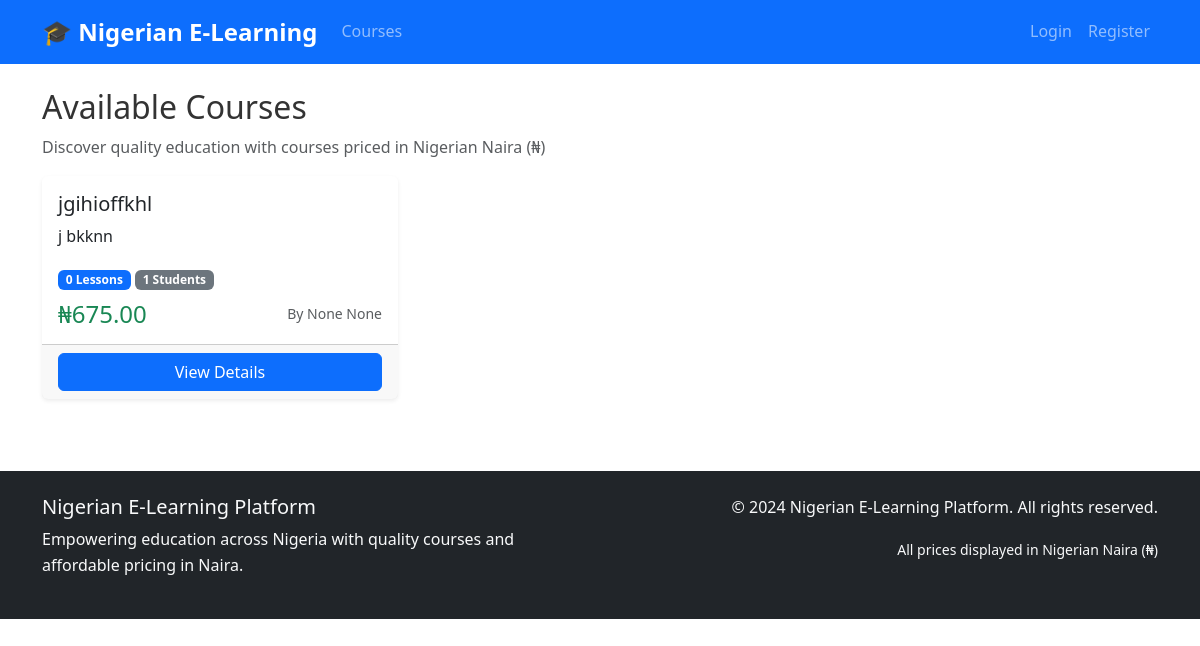
The app's page /courses, older data.
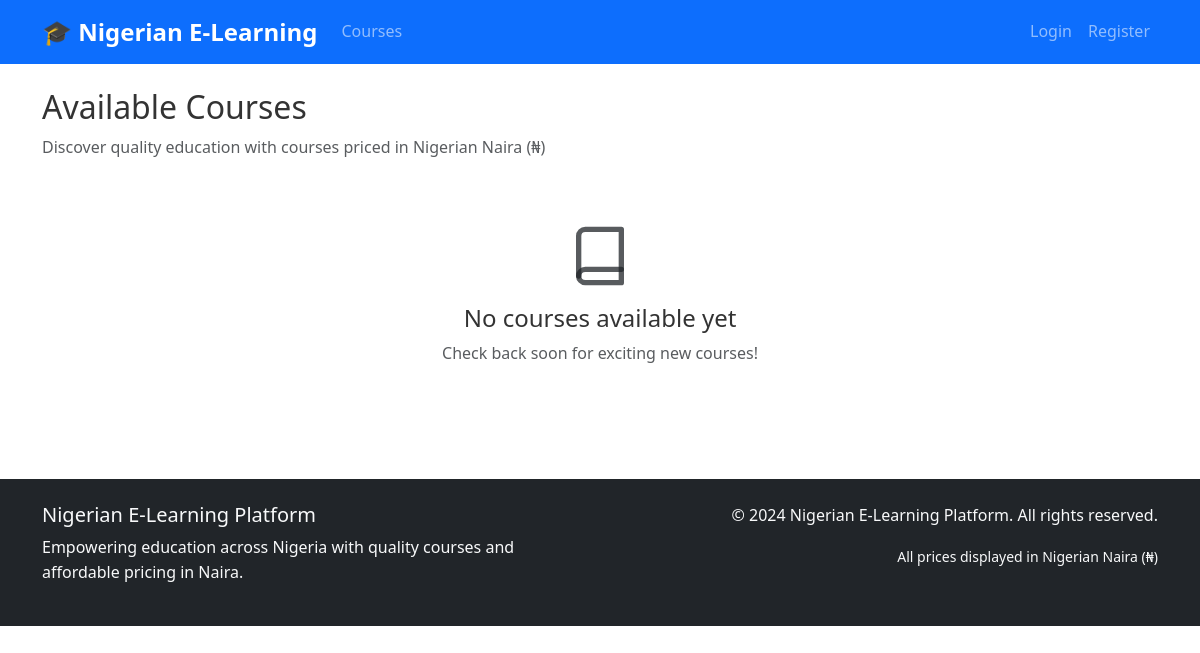
The same page, newer data.
### models.py (models this page shows, shortened)
class Course(db.Model):
    id = db.Column(db.Integer, primary_key=True)
    title = db.Column(db.String(200), nullable=False)
    description = db.Column(db.Text)
    price = db.Column(db.Float, nullable=False, default=0.0)
    instructor_id = db.Column(db.Integer, db.ForeignKey('user.id'), nullable=False)
    is_active = db.Column(db.Boolean, default=True)
    min_credits_for_certificate = db.Column(db.Integer, default=70)  # Minimum credits needed for certificate
    total_available_credits = db.Column(db.Integer, default=100)     # Total credits available in course
    created_at = db.Column(db.DateTime, default=datetime.utcnow)
    updated_at = db.Column(db.DateTime, default=datetime.utcnow, onupdate=datetime.utcnow)
    lessons = db.relationship('Lesson', backref='course', lazy='dynamic', cascade='all, delete-orphan')
    enrollments = db.relationship('Enrollment', backref='course', lazy='dynamic', cascade='all, delete-orphan')
    quizzes = db.relationship('Quiz', backref='course', lazy='dynamic', cascade='all, delete-orphan')
    assignments = db.relationship('Assignment', backref='course', lazy='dynamic', cascade='all, delete-orphan')
    course_credits = db.relationship('CourseCredit', backref='course', lazy='dynamic', cascade='all, delete-orphan')

class User(UserMixin, db.Model):
    id = db.Column(db.Integer, primary_key=True)
    username = db.Column(db.String(80), unique=True, nullable=False)
    email = db.Column(db.String(120), unique=True, nullable=False)
    password_hash = db.Column(db.String(256), nullable=False)
    role = db.Column(db.String(20), nullable=False, default='student')  # admin, instructor, student
    first_name = db.Column(db.String(50))
    last_name = db.Column(db.String(50))
    active = db.Column(db.Boolean, default=True)
    banned = db.Column(db.Boolean, default=False)
    ban_reason = db.Column(db.Text)
    email_verified = db.Column(db.Boolean, default=False)
    verification_token = db.Column(db.String(100))
    premium_user = db.Column(db.Boolean, default=False)
    instructor_verified = db.Column(db.Boolean, default=False)
    badge_level = db.Column(db.String(20), default='basic')  # basic, bronze, silver, gold, premium
    wallet_balance = db.Column(db.Float, default=0.0)
    course_credits = db.Column(db.Integer, default=0)
    created_at = db.Column(db.DateTime, default=datetime.utcnow)
    last_login = db.Column(db.DateTime)
    courses_created = db.relationship('Course', backref='instructor', lazy='dynamic')
    enrollments = db.relationship('Enrollment', backref='student', lazy='dynamic')
    payments = db.relationship('Payment', backref='user', lazy='dynamic')
    wallet_transactions = db.relationship('WalletTransaction', backref='user', lazy='dynamic')
    quiz_attempts = db.relationship('QuizAttempt', backref='user', lazy='dynamic')
    assignment_submissions = db.relationship('AssignmentSubmission', backref='user', lazy='dynamic')
    course_credits = db.relationship('CourseCredit', backref='student_credit', lazy='dynamic')

### routes.py (the view)
@app.route('/courses')
def courses():
    courses = Course.query.filter_by(is_active=True).all()
    return render_template('courses/list.html', courses=courses)

### templates/courses/list.html (shortened to what this page needs)
{% extends "base.html" %}
{% block content %}
<div class="row">
    <div class="col-12">
        <h2>Available Courses</h2>
        <p class="text-muted">Discover quality education with courses priced in Nigerian Naira (₦)</p>
    </div>
</div>
{% if courses %}
<div class="row">
    {% for course in courses %}
    <div class="col-lg-4 col-md-6 mb-4">
        <div class="card h-100">
            <div class="card-body">
                <h5 class="card-title">{{ course.title }}</h5>
                <p class="card-text">{{ course.description[:120] }}{% if course.description|length > 120 %}...{% endif %}</p>
                <div class="mb-2">
                    <span class="badge bg-primary">{{ course.lessons.count() }} Lessons</span>
                    <span class="badge bg-secondary">{{ course.enrollments.filter_by(status='approved').count() }} Students</span>
                </div>
                <div class="d-flex justify-content-between align-items-center">
                    <h4 class="text-success mb-0">{{ course.price|currency }}</h4>
                    <small class="text-muted">By {{ course.instructor.first_name }} {{ course.instructor.last_name }}</small>
                </div>
            </div>
            <div class="card-footer">
                <div class="d-grid">
                    <a href="{{ url_for('course_detail', course_id=course.id) }}" class="btn btn-primary">View Details</a>
                </div>
            </div>
        </div>
    </div>
    {% endfor %}
</div>
{% else %}
<div class="text-center py-5">
    <i data-feather="book" style="width: 64px; height: 64px;" class="text-muted mb-3"></i>
    <h4>No courses available yet</h4>
    <p class="text-muted">Check back soon for exciting new courses!</p>
</div>
{% endif %}
{% endblock %}

### templates/base.html (shortened to what this page needs)
<!DOCTYPE html>
<html lang="en">
<head>
    <link href="https://cdn.jsdelivr.net/npm/bootstrap@5.3.0/dist/css/bootstrap.min.css" rel="stylesheet">
    <link href="https://cdn.jsdelivr.net/npm/feather-icons@4.28.0/dist/feather.min.css" rel="stylesheet">
    <link href="{{ url_for('static', filename='css/style.css') }}" rel="stylesheet">
</head>
<body>
    <nav class="navbar navbar-expand-lg navbar-dark bg-primary">
        <div class="container">
            <a class="navbar-brand" href="{{ url_for('index') }}">
                <strong>🎓 Nigerian E-Learning</strong>
            </a>
            <div class="collapse navbar-collapse" id="navbarNav">
                <ul class="navbar-nav me-auto">
                    <li class="nav-item">
                        <a class="nav-link" href="{{ url_for('courses') }}">Courses</a>
                    </li>
                </ul>
                <ul class="navbar-nav">
                    {% if current_user.is_authenticated %}
                    <li class="nav-item dropdown">
                        <a class="nav-link dropdown-toggle" href="#" role="button" data-bs-toggle="dropdown">
                            {{ current_user.username }}
                            {% if current_user.wallet_balance > 0 %}
                            <span class="badge bg-success">₦{{ "%.2f"|format(current_user.wallet_balance) }}</span>
                            {% endif %}
                        </a>
                        <ul class="dropdown-menu">
                            <li><a class="dropdown-item" href="{{ url_for('wallet_history') }}">Wallet</a></li>
                            <li><a class="dropdown-item" href="{{ url_for('my_certificates') }}">My Certificates</a></li>
                            {% if current_user.role in ['admin', 'instructor'] %}
                            <li><hr class="dropdown-divider"></li>
                            <li><a class="dropdown-item" href="{{ url_for('create_course') }}">Create Course</a></li>
                            <li><a class="dropdown-item" href="{{ url_for('manage_courses') }}">Manage Courses</a></li>
                            {% endif %}
                            {% if current_user.role == 'admin' %}
                            <li><hr class="dropdown-divider"></li>
                            <li><a class="dropdown-item" href="{{ url_for('manage_payments') }}">Manage Payments</a></li>
                            <li><a class="dropdown-item" href="{{ url_for('create_voucher') }}">Create Voucher</a></li>
                            <li><a class="dropdown-item" href="{{ url_for('manage_certificate_templates') }}">Certificate Templates</a></li>
                            <li><a class="dropdown-item" href="{{ url_for('admin_settings') }}">Settings</a></li>
                            {% endif %}
                            <li><hr class="dropdown-divider"></li>
                            <li><a class="dropdown-item" href="{{ url_for('logout') }}">Logout</a></li>
                        </ul>
                    </li>
                    {% else %}
                    <li class="nav-item">
                        <a class="nav-link" href="{{ url_for('login') }}">Login</a>
                    </li>
                    <li class="nav-item">
                        <a class="nav-link" href="{{ url_for('register') }}">Register</a>
                    </li>
                    {% endif %}
                </ul>
            </div>
        </div>
    </nav>
    <main class="container my-4">
        {% block content %}{% endblock %}
    </main>
    <footer class="bg-dark text-light py-4 mt-5">
        <div class="container">
            <div class="row">
                <div class="col-md-6">
                    <h5>Nigerian E-Learning Platform</h5>
                    <p>Empowering education across Nigeria with quality courses and affordable pricing in Naira.</p>
                </div>
                <div class="col-md-6 text-md-end">
                    <p>&copy; 2024 Nigerian E-Learning Platform. All rights reserved.</p>
                    <small>All prices displayed in Nigerian Naira (₦)</small>
                </div>
            </div>
        </div>
    </footer>
</body>
</html>

### static/css/style.css (style rules this page uses)
:root { --primary-color: #0d6efd; --success-color: #198754; --warning-color: #ffc107; --danger-color: #dc3545; --naira-color: #00b04f; --dark-color: #212529; --light-color: #f8f9fa; }
body { font-family: 'Segoe UI', Tahoma, Geneva, Verdana, sans-serif; line-height: 1.6; color: #333; }
.navbar-brand { font-weight: 700; font-size: 1.5rem; }
.navbar-nav .nav-link { font-weight: 500; transition: color 0.3s ease; }
footer { margin-top: auto; }

Row changes from the older to the newer data that the page shows:
removed Course: title "jgihioffkhl", description "j bkknn", lessons.count "0", enrollments.filter_by "1", price "₦675.00", instructor.first_name "None", instructor.last_name "None"
Text that changed along with them:
text now shown: "No courses available yet Check back soon for exciting new courses!"
